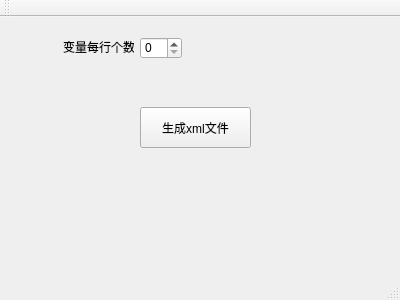
<?xml version="1.0" encoding="UTF-8"?>
<ui version="4.0">
 <class>MainWindow</class>
 <widget class="QMainWindow" name="MainWindow">
  <property name="geometry">
   <rect>
    <x>0</x>
    <y>0</y>
    <width>400</width>
    <height>300</height>
   </rect>
  </property>
  <property name="windowTitle">
   <string>MainWindow</string>
  </property>
  <widget class="QWidget" name="centralWidget">
   <widget class="QPushButton" name="pushButton_file_generate">
    <property name="geometry">
     <rect>
      <x>140</x>
      <y>90</y>
      <width>111</width>
      <height>41</height>
     </rect>
    </property>
    <property name="text">
     <string>生成xml文件</string>
    </property>
   </widget>
   <widget class="QLabel" name="label">
    <property name="geometry">
     <rect>
      <x>63</x>
      <y>20</y>
      <width>71</width>
      <height>20</height>
     </rect>
    </property>
    <property name="text">
     <string>变量每行个数</string>
    </property>
   </widget>
   <widget class="QSpinBox" name="var_num_spinBox">
    <property name="geometry">
     <rect>
      <x>140</x>
      <y>20</y>
      <width>42</width>
      <height>22</height>
     </rect>
    </property>
   </widget>
  </widget>
  <widget class="QMenuBar" name="menuBar">
   <property name="geometry">
    <rect>
     <x>0</x>
     <y>0</y>
     <width>400</width>
     <height>23</height>
    </rect>
   </property>
  </widget>
  <widget class="QToolBar" name="mainToolBar">
   <attribute name="toolBarArea">
    <enum>TopToolBarArea</enum>
   </attribute>
   <attribute name="toolBarBreak">
    <bool>false</bool>
   </attribute>
  </widget>
  <widget class="QStatusBar" name="statusBar"/>
 </widget>
 <layoutdefault spacing="6" margin="11"/>
 <resources/>
 <connections/>
</ui>
